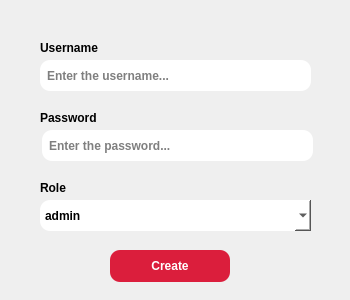
<?xml version="1.0" encoding="UTF-8"?>
<ui version="4.0">
 <class>create_user</class>
 <widget class="QWidget" name="create_user">
  <property name="geometry">
   <rect>
    <x>0</x>
    <y>0</y>
    <width>350</width>
    <height>300</height>
   </rect>
  </property>
  <property name="windowTitle">
   <string>Create User</string>
  </property>
  <property name="styleSheet">
   <string notr="true">background-image: url(:/assets/assets/create_user.jpg);</string>
  </property>
  <widget class="QLabel" name="select_candidate">
   <property name="geometry">
    <rect>
     <x>40</x>
     <y>180</y>
     <width>51</width>
     <height>16</height>
    </rect>
   </property>
   <property name="styleSheet">
    <string notr="true">font-weight:bold;
background:none;</string>
   </property>
   <property name="text">
    <string>Role</string>
   </property>
  </widget>
  <widget class="QComboBox" name="role">
   <property name="geometry">
    <rect>
     <x>40</x>
     <y>200</y>
     <width>271</width>
     <height>31</height>
    </rect>
   </property>
   <property name="font">
    <font>
     <weight>75</weight>
     <bold>true</bold>
    </font>
   </property>
   <property name="styleSheet">
    <string notr="true">QComboBox{
border-radius:10px;
font-weight:bold;
background:white;
color:black
}</string>
   </property>
   <property name="currentText">
    <string>admin</string>
   </property>
   <property name="iconSize">
    <size>
     <width>16</width>
     <height>16</height>
    </size>
   </property>
   <property name="frame">
    <bool>true</bool>
   </property>
   <item>
    <property name="text">
     <string>admin</string>
    </property>
   </item>
   <item>
    <property name="text">
     <string>user</string>
    </property>
   </item>
  </widget>
  <widget class="QLineEdit" name="username">
   <property name="geometry">
    <rect>
     <x>40</x>
     <y>60</y>
     <width>271</width>
     <height>31</height>
    </rect>
   </property>
   <property name="styleSheet">
    <string notr="true">padding:5px;
border-radius:10px;
font-weight:bold;
background:white;
color:black
</string>
   </property>
   <property name="placeholderText">
    <string>Enter the username...</string>
   </property>
  </widget>
  <widget class="QLabel" name="label">
   <property name="geometry">
    <rect>
     <x>40</x>
     <y>40</y>
     <width>101</width>
     <height>16</height>
    </rect>
   </property>
   <property name="styleSheet">
    <string notr="true">font-weight:bold;
background:none;</string>
   </property>
   <property name="text">
    <string>Username</string>
   </property>
  </widget>
  <widget class="QLineEdit" name="password">
   <property name="geometry">
    <rect>
     <x>42</x>
     <y>130</y>
     <width>271</width>
     <height>31</height>
    </rect>
   </property>
   <property name="styleSheet">
    <string notr="true">padding:5px;
border-radius:10px;
font-weight:bold;
background:white;
color:black
</string>
   </property>
   <property name="placeholderText">
    <string>Enter the password...</string>
   </property>
  </widget>
  <widget class="QLabel" name="label_2">
   <property name="geometry">
    <rect>
     <x>40</x>
     <y>110</y>
     <width>71</width>
     <height>16</height>
    </rect>
   </property>
   <property name="styleSheet">
    <string notr="true">font-weight:bold;
background:none;</string>
   </property>
   <property name="text">
    <string>Password</string>
   </property>
  </widget>
  <widget class="QPushButton" name="create_button">
   <property name="geometry">
    <rect>
     <x>110</x>
     <y>250</y>
     <width>120</width>
     <height>32</height>
    </rect>
   </property>
   <property name="styleSheet">
    <string notr="true">QPushButton{
color:white;
background:#db1e3c;
border-radius:10px;
font-weight:bold;
}

QPushButton::hover{
color:#db1e3c;
background:white;
border-radius:10px;
font-weight:bold
}</string>
   </property>
   <property name="text">
    <string>Create</string>
   </property>
  </widget>
 </widget>
 <resources>
  <include location="assets.qrc"/>
 </resources>
 <connections/>
</ui>
